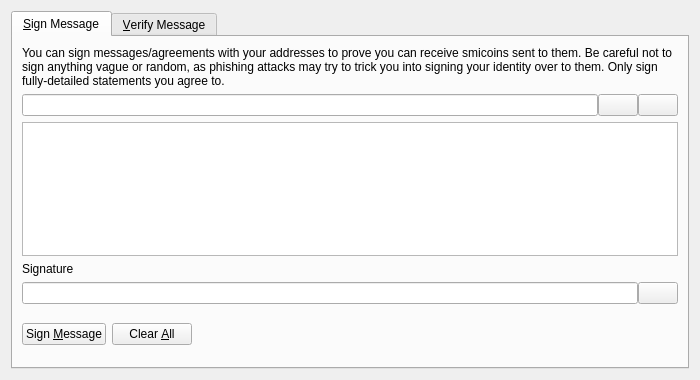
<?xml version="1.0" encoding="UTF-8"?>
<ui version="4.0">
 <class>SignVerifyMessageDialog</class>
 <widget class="QDialog" name="SignVerifyMessageDialog">
  <property name="geometry">
   <rect>
    <x>0</x>
    <y>0</y>
    <width>700</width>
    <height>380</height>
   </rect>
  </property>
  <property name="windowTitle">
   <string>Signatures - Sign / Verify a Message</string>
  </property>
  <property name="modal">
   <bool>true</bool>
  </property>
  <layout class="QVBoxLayout" name="verticalLayout">
   <item>
    <widget class="QTabWidget" name="tabWidget">
     <property name="currentIndex">
      <number>0</number>
     </property>
     <widget class="QWidget" name="tabSignMessage">
      <attribute name="title">
       <string>&amp;Sign Message</string>
      </attribute>
      <layout class="QVBoxLayout" name="verticalLayout_SM">
       <item>
        <widget class="QLabel" name="infoLabel_SM">
         <property name="text">
          <string>You can sign messages/agreements with your addresses to prove you can receive smicoins sent to them. Be careful not to sign anything vague or random, as phishing attacks may try to trick you into signing your identity over to them. Only sign fully-detailed statements you agree to.</string>
         </property>
         <property name="textFormat">
          <enum>Qt::PlainText</enum>
         </property>
         <property name="wordWrap">
          <bool>true</bool>
         </property>
        </widget>
       </item>
       <item>
        <layout class="QHBoxLayout" name="horizontalLayout_1_SM">
         <property name="spacing">
          <number>0</number>
         </property>
         <item>
          <widget class="QValidatedLineEdit" name="addressIn_SM">
           <property name="toolTip">
            <string>The Smicoin address to sign the message with</string>
           </property>
          </widget>
         </item>
         <item>
          <widget class="QPushButton" name="addressBookButton_SM">
           <property name="toolTip">
            <string>Choose previously used address</string>
           </property>
           <property name="text">
            <string/>
           </property>
           <property name="icon">
            <iconset resource="../bitcoin.qrc">
             <normaloff>:/icons/address-book</normaloff>:/icons/address-book</iconset>
           </property>
           <property name="shortcut">
            <string>Alt+A</string>
           </property>
           <property name="autoDefault">
            <bool>false</bool>
           </property>
          </widget>
         </item>
         <item>
          <widget class="QPushButton" name="pasteButton_SM">
           <property name="toolTip">
            <string>Paste address from clipboard</string>
           </property>
           <property name="text">
            <string/>
           </property>
           <property name="icon">
            <iconset resource="../bitcoin.qrc">
             <normaloff>:/icons/editpaste</normaloff>:/icons/editpaste</iconset>
           </property>
           <property name="shortcut">
            <string>Alt+P</string>
           </property>
           <property name="autoDefault">
            <bool>false</bool>
           </property>
          </widget>
         </item>
        </layout>
       </item>
       <item>
        <widget class="QPlainTextEdit" name="messageIn_SM">
         <property name="toolTip">
          <string>Enter the message you want to sign here</string>
         </property>
        </widget>
       </item>
       <item>
        <widget class="QLabel" name="signatureLabel_SM">
         <property name="text">
          <string>Signature</string>
         </property>
         <property name="textFormat">
          <enum>Qt::PlainText</enum>
         </property>
        </widget>
       </item>
       <item>
        <layout class="QHBoxLayout" name="horizontalLayout_2_SM">
         <property name="spacing">
          <number>0</number>
         </property>
         <item>
          <widget class="QLineEdit" name="signatureOut_SM">
           <property name="font">
            <font>
             <italic>true</italic>
            </font>
           </property>
           <property name="readOnly">
            <bool>true</bool>
           </property>
          </widget>
         </item>
         <item>
          <widget class="QPushButton" name="copySignatureButton_SM">
           <property name="toolTip">
            <string>Copy the current signature to the system clipboard</string>
           </property>
           <property name="text">
            <string/>
           </property>
           <property name="icon">
            <iconset resource="../bitcoin.qrc">
             <normaloff>:/icons/editcopy</normaloff>:/icons/editcopy</iconset>
           </property>
           <property name="autoDefault">
            <bool>false</bool>
           </property>
          </widget>
         </item>
        </layout>
       </item>
       <item>
        <layout class="QHBoxLayout" name="horizontalLayout_3_SM">
         <item>
          <widget class="QPushButton" name="signMessageButton_SM">
           <property name="toolTip">
            <string>Sign the message to prove you own this Smicoin address</string>
           </property>
           <property name="text">
            <string>Sign &amp;Message</string>
           </property>
           <property name="icon">
            <iconset resource="../bitcoin.qrc">
             <normaloff>:/icons/edit</normaloff>:/icons/edit</iconset>
           </property>
           <property name="autoDefault">
            <bool>false</bool>
           </property>
          </widget>
         </item>
         <item>
          <widget class="QPushButton" name="clearButton_SM">
           <property name="toolTip">
            <string>Reset all sign message fields</string>
           </property>
           <property name="text">
            <string>Clear &amp;All</string>
           </property>
           <property name="icon">
            <iconset resource="../bitcoin.qrc">
             <normaloff>:/icons/remove</normaloff>:/icons/remove</iconset>
           </property>
           <property name="autoDefault">
            <bool>false</bool>
           </property>
          </widget>
         </item>
         <item>
          <spacer name="horizontalSpacer_1_SM">
           <property name="orientation">
            <enum>Qt::Horizontal</enum>
           </property>
           <property name="sizeHint" stdset="0">
            <size>
             <width>40</width>
             <height>48</height>
            </size>
           </property>
          </spacer>
         </item>
         <item>
          <widget class="QLabel" name="statusLabel_SM">
           <property name="font">
            <font>
             <weight>75</weight>
             <bold>true</bold>
            </font>
           </property>
           <property name="text">
            <string/>
           </property>
           <property name="wordWrap">
            <bool>true</bool>
           </property>
          </widget>
         </item>
         <item>
          <spacer name="horizontalSpacer_2_SM">
           <property name="orientation">
            <enum>Qt::Horizontal</enum>
           </property>
           <property name="sizeHint" stdset="0">
            <size>
             <width>40</width>
             <height>48</height>
            </size>
           </property>
          </spacer>
         </item>
        </layout>
       </item>
      </layout>
     </widget>
     <widget class="QWidget" name="tabVerifyMessage">
      <attribute name="title">
       <string>&amp;Verify Message</string>
      </attribute>
      <layout class="QVBoxLayout" name="verticalLayout_VM">
       <item>
        <widget class="QLabel" name="infoLabel_VM">
         <property name="text">
          <string>Enter the receiver's address, message (ensure you copy line breaks, spaces, tabs, etc. exactly) and signature below to verify the message. Be careful not to read more into the signature than what is in the signed message itself, to avoid being tricked by a man-in-the-middle attack. Note that this only proves the signing party receives with the address, it cannot prove sendership of any transaction!</string>
         </property>
         <property name="textFormat">
          <enum>Qt::PlainText</enum>
         </property>
         <property name="alignment">
          <set>Qt::AlignLeading|Qt::AlignLeft|Qt::AlignTop</set>
         </property>
         <property name="wordWrap">
          <bool>true</bool>
         </property>
        </widget>
       </item>
       <item>
        <layout class="QHBoxLayout" name="horizontalLayout_1_VM">
         <property name="spacing">
          <number>0</number>
         </property>
         <item>
          <widget class="QValidatedLineEdit" name="addressIn_VM">
           <property name="toolTip">
            <string>The Smicoin address the message was signed with</string>
           </property>
          </widget>
         </item>
         <item>
          <widget class="QPushButton" name="addressBookButton_VM">
           <property name="toolTip">
            <string>Choose previously used address</string>
           </property>
           <property name="text">
            <string/>
           </property>
           <property name="icon">
            <iconset resource="../bitcoin.qrc">
             <normaloff>:/icons/address-book</normaloff>:/icons/address-book</iconset>
           </property>
           <property name="shortcut">
            <string>Alt+A</string>
           </property>
           <property name="autoDefault">
            <bool>false</bool>
           </property>
          </widget>
         </item>
        </layout>
       </item>
       <item>
        <widget class="QPlainTextEdit" name="messageIn_VM"/>
       </item>
       <item>
        <widget class="QValidatedLineEdit" name="signatureIn_VM"/>
       </item>
       <item>
        <layout class="QHBoxLayout" name="horizontalLayout_2_VM">
         <item>
          <widget class="QPushButton" name="verifyMessageButton_VM">
           <property name="toolTip">
            <string>Verify the message to ensure it was signed with the specified Smicoin address</string>
           </property>
           <property name="text">
            <string>Verify &amp;Message</string>
           </property>
           <property name="icon">
            <iconset resource="../bitcoin.qrc">
             <normaloff>:/icons/transaction_0</normaloff>:/icons/transaction_0</iconset>
           </property>
           <property name="autoDefault">
            <bool>false</bool>
           </property>
          </widget>
         </item>
         <item>
          <widget class="QPushButton" name="clearButton_VM">
           <property name="toolTip">
            <string>Reset all verify message fields</string>
           </property>
           <property name="text">
            <string>Clear &amp;All</string>
           </property>
           <property name="icon">
            <iconset resource="../bitcoin.qrc">
             <normaloff>:/icons/remove</normaloff>:/icons/remove</iconset>
           </property>
           <property name="autoDefault">
            <bool>false</bool>
           </property>
          </widget>
         </item>
         <item>
          <spacer name="horizontalSpacer_1_VM">
           <property name="orientation">
            <enum>Qt::Horizontal</enum>
           </property>
           <property name="sizeHint" stdset="0">
            <size>
             <width>40</width>
             <height>48</height>
            </size>
           </property>
          </spacer>
         </item>
         <item>
          <widget class="QLabel" name="statusLabel_VM">
           <property name="font">
            <font>
             <weight>75</weight>
             <bold>true</bold>
            </font>
           </property>
           <property name="text">
            <string/>
           </property>
           <property name="wordWrap">
            <bool>true</bool>
           </property>
          </widget>
         </item>
         <item>
          <spacer name="horizontalSpacer_2_VM">
           <property name="orientation">
            <enum>Qt::Horizontal</enum>
           </property>
           <property name="sizeHint" stdset="0">
            <size>
             <width>40</width>
             <height>48</height>
            </size>
           </property>
          </spacer>
         </item>
        </layout>
       </item>
      </layout>
     </widget>
    </widget>
   </item>
  </layout>
 </widget>
 <customwidgets>
  <customwidget>
   <class>QValidatedLineEdit</class>
   <extends>QLineEdit</extends>
   <header>qt/qvalidatedlineedit.h</header>
  </customwidget>
 </customwidgets>
 <resources>
  <include location="../bitcoin.qrc"/>
 </resources>
 <connections/>
</ui>
